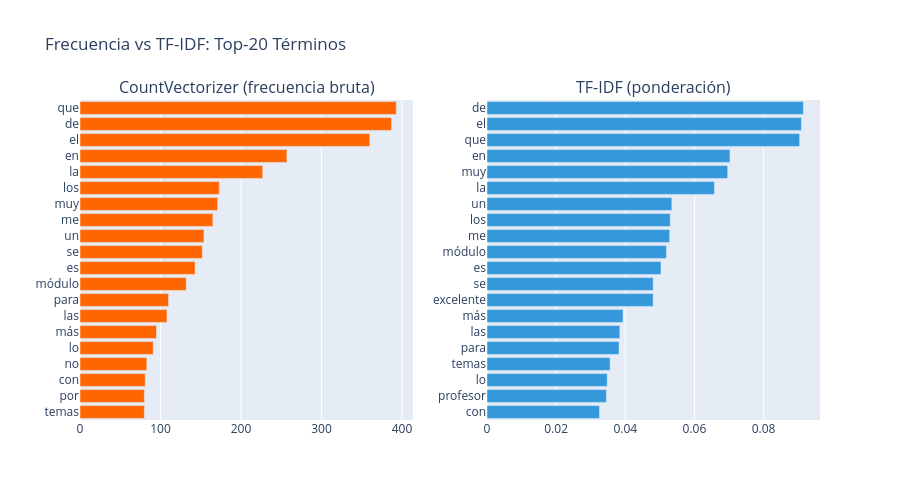

The cell this chart's notebook holds for it:
### Code cell
# === Comparar términos más importantes ===
vocab_tv = np.array(tv.get_feature_names_out())

# Promedio de TF-IDF por término
mean_tfidf = np.array(X_tv.mean(axis=0)).flatten()
top_tfidf = np.argsort(mean_tfidf)[-20:]

print("Top-20 términos con mayor TF-IDF promedio:")
for i in top_tfidf[::-1]:
    print(f"  {vocab_tv[i]:25s} → {mean_tfidf[i]:.4f}")

# Comparación visual
fig = make_subplots(rows=1, cols=2,
                    subplot_titles=('CountVectorizer (frecuencia bruta)', 'TF-IDF (ponderación)'),
                    shared_yaxes=False)

fig.add_trace(go.Bar(x=freqs[top_idx], y=vocab[top_idx], orientation='h',
                     marker_color='#FF6600', name='Frecuencia'), row=1, col=1)
fig.add_trace(go.Bar(x=mean_tfidf[top_tfidf], y=vocab_tv[top_tfidf], orientation='h',
                     marker_color='#3498db', name='TF-IDF medio'), row=1, col=2)
fig.update_layout(title='Frecuencia vs TF-IDF: Top-20 Términos',
                  yaxis={'categoryorder': 'total ascending'},
                  yaxis2={'categoryorder': 'total ascending'},
                  height=500, showlegend=False)
fig.show()

### Figure 1 — Plotly figure (JSON) as saved in the notebook; plotly's stock layout.template omitted (floating-point values rounded to 4 significant figures)
{"data": [{"marker": {"color": "#FF6600"}, "name": "Frecuencia", "orientation": "h", "type": "bar", "x": [80, 80, 81, 83, 91, 95, 108, 110, 132, 143, 152, 154, 165, 171, 173, 227, 257, 360, 387, 393], "xaxis": "x", "y": ["temas", "por", "con", "no", "lo", "más", "las", "para", "módulo", "es", "se", "un", "me", "muy", "los", "la", "en", "el", "de", "que"], "yaxis": "y"}, {"marker": {"color": "#3498db"}, "name": "TF-IDF medio", "orientation": "h", "type": "bar", "x": [0.03254, 0.03454, 0.03477, 0.03562, 0.03819, 0.03841, 0.03935, 0.04806, 0.04808, 0.05033, 0.0519, 0.05283, 0.053, 0.05346, 0.06582, 0.06963, 0.07028, 0.09043, 0.09095, 0.09151], "xaxis": "x2", "y": ["con", "profesor", "lo", "temas", "para", "las", "más", "excelente", "se", "es", "módulo", "me", "los", "un", "la", "muy", "en", "que", "el", "de"], "yaxis": "y2"}], "layout": {"annotations": [{"font": {"size": 16}, "showarrow": false, "text": "CountVectorizer (frecuencia bruta)", "x": 0.225, "xanchor": "center", "xref": "paper", "y": 1, "yanchor": "bottom", "yref": "paper"}, {"font": {"size": 16}, "showarrow": false, "text": "TF-IDF (ponderación)", "x": 0.775, "xanchor": "center", "xref": "paper", "y": 1, "yanchor": "bottom", "yref": "paper"}], "height": 500, "showlegend": false, "title": {"text": "Frecuencia vs TF-IDF: Top-20 Términos"}, "xaxis": {"anchor": "y", "domain": [0, 0.45]}, "xaxis2": {"anchor": "y2", "domain": [0.55, 1]}, "yaxis": {"anchor": "x", "categoryorder": "total ascending", "domain": [0, 1]}, "yaxis2": {"anchor": "x2", "categoryorder": "total ascending", "domain": [0, 1]}}}
